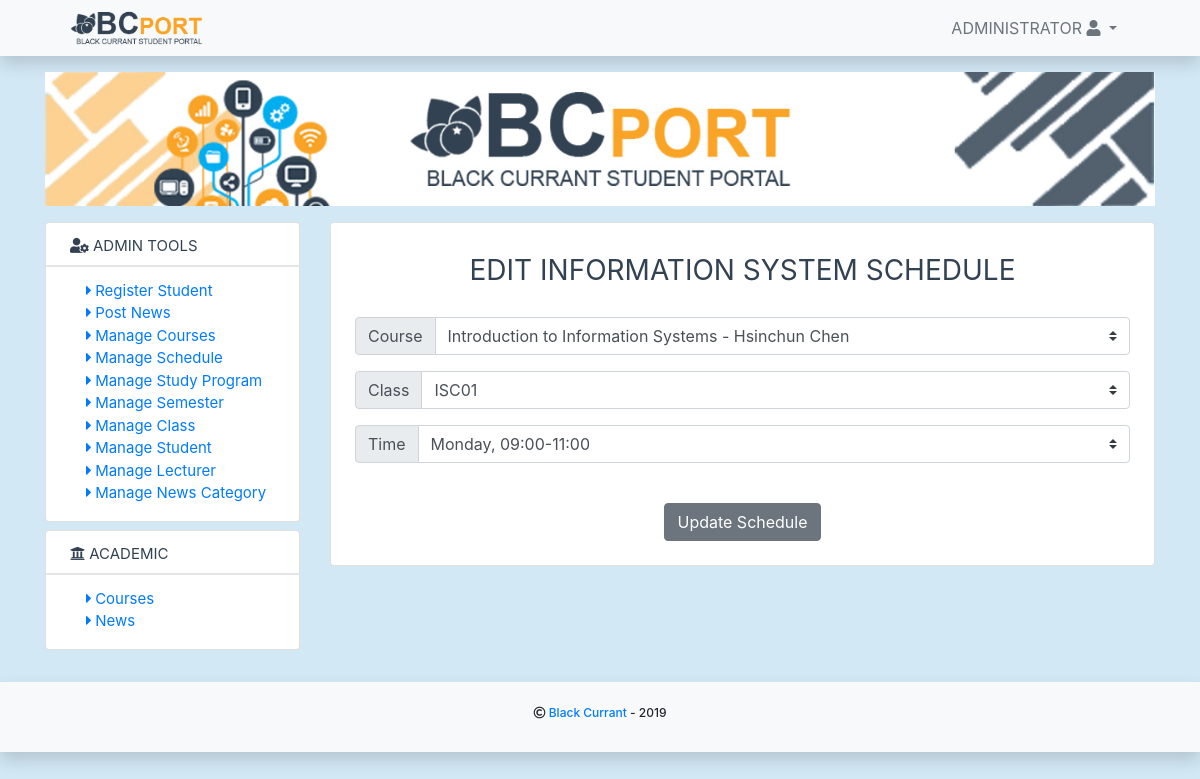
Page /index.php?page=editschedule&id=1&studyprogram=31 (signed in) on the committed database.
### tables this page shows
CREATE TABLE `tb_studyprogram` (
  `id` int(11) NOT NULL,
  `studyprogram_id` int(11) NOT NULL,
  `studyprogram` varchar(255) NOT NULL,
  `abbreviation` varchar(15) NOT NULL
);

CREATE TABLE `tb_schedule` (
  `s_id` int(11) NOT NULL,
  `schedule_id` varchar(15) NOT NULL,
  `class_name` varchar(50) NOT NULL,
  `course_id` varchar(15) NOT NULL,
  `room_name` varchar(10) NOT NULL,
  `time_id` int(11) NOT NULL
);

CREATE TABLE `tb_courses` (
  `id` int(11) NOT NULL,
  `studyprogram_id` int(11) NOT NULL,
  `course_id` varchar(15) NOT NULL,
  `course_name` varchar(100) NOT NULL,
  `semester_id` int(11) NOT NULL,
  `lecturer_id` varchar(15) NOT NULL,
  `credits` int(11) NOT NULL
);

CREATE TABLE `tb_class` (
  `id` int(11) NOT NULL,
  `room_name` varchar(10) NOT NULL,
  `quota` int(11) NOT NULL
);

CREATE TABLE `tb_time` (
  `time_id` int(11) NOT NULL,
  `day` varchar(15) NOT NULL,
  `time` varchar(15) NOT NULL
);

### core/app/studyprogram.php (called while the page is built, shortened)
<?php
    function getStudyProgramName($id) {
        global $connect;
        $sql = "SELECT * FROM tb_studyprogram WHERE studyprogram_id = '$id'";
        $query = $connect->query($sql);
        if ($query->num_rows > 0)
        {
            return $query;
        } else {
            return false;
        }
    }
?>

### core/app/schedule.php (called while the page is built, shortened)
<?php
function getOneScheduleByStudyProgram($id) {
	global $connect;
	$sql = "SELECT tb_schedule.*, tb_courses.*, tb_time.*, tb_class.*, tb_lecturer.name FROM tb_schedule INNER JOIN tb_courses ON tb_schedule.course_id = tb_courses.course_id INNER JOIN tb_time ON tb_schedule.time_id = tb_time.time_id INNER JOIN tb_class ON tb_schedule.room_name = tb_class.room_name INNER JOIN tb_lecturer ON tb_courses.lecturer_id = tb_lecturer.lecturer_id WHERE tb_schedule.s_id = '$id'";
 	$query = $connect->query($sql);
    if ($query->num_rows > 0)
    {
        return $query;
    } else {
        return false;
    }
}
 ?>

### pages/schedule/edit.php (the view, shortened to what this page needs)
<div class="text-center py-4 px-4">
	<?php
		$studyprogram_get = $_GET['studyprogram'];
		$result = getStudyProgramName($studyprogram_get);
      	if ($result != false)
      	{
          	while ($row = $result->fetch_assoc())
        {
          	$studyprogram = $row['studyprogram'];
	 ?>
	<h3 class="py-2 simple-text">Edit <?php echo $studyprogram; ?> Schedule</h3>
	<?php
			}
		}
	 ?>
	<form action="" method="POST">
		<?php
			$id_get = $_GET['id'];
			$result = getOneScheduleByStudyProgram($id_get);
			if ($result != false)
          	{
              	while ($row = $result->fetch_assoc())
            {
              	$lecturer = $row['name'];
                $course_id = $row['course_id'];
              	$course_name = $row['course_name'];
                $room_name = $row['room_name'];
                $time_id = $row['time_id'];
                $day = $row['day'];
                $time = $row['time'];
		 ?>
	  	<div class="input-group mb-3">
          <div class="input-group-prepend">
              <label class="input-group-text" for="inputGroupSelect01">Course</label>
          </div>
          <select class="custom-select" id="inputGroupSelect01" name="course">
        <option selected value="<?php echo $course_id; ?>"><?php echo $course_name; ?> - <?php echo $lecturer; ?></option>
                <?php
                	$studyprogram_get = $_GET['studyprogram'];
                  	$result = getCourseByStudyProgram($studyprogram_get);
                ?>
          </select>
      </div>
      	<div class="input-group mb-3">
          <div class="input-group-prepend">
              <label class="input-group-text" for="inputGroupSelect01">Class</label>
          </div>
          <select class="custom-select" id="inputGroupSelect01" name="class">
        	<option selected value="<?php echo $room_name; ?>"><?php echo $room_name ?></option>
                <?php
                  $result = getAllClass();
                ?>
          </select>
      </div>
      	<div class="input-group mb-3">
        	<div class="input-group-prepend">
          		<label class="input-group-text" for="inputGroupSelect01">Time</label>
        	</div>
        	<select class="custom-select" id="inputGroupSelect01" name="time">
        		<option selected value="<?php echo $time_id; ?>"><?php echo $day ?>, <?php echo $time; ?></option>
		          	<?php
		            	$result = getAllTime();
		          	?>
        	</select>
      	</div>
      	<?php
      			}
      		}
      	 ?>
      	<button type="submit" name="update" class="btn btn-secondary mt-4">Update Schedule</button>
	</form>
</div>

### assets/css/custom.css (style rules this page uses)
body { background-color: #d2e8f5; }
.simple-text { text-transform: uppercase; padding: 0.5rem 0; display: block; white-space: nowrap; color: #324252; text-decoration: none; font-weight: 400; line-height: 30px; overflow: hidden; }
* { -webkit-box-sizing: border-box; box-sizing: border-box; }
body { padding: 0; margin: 0; }

### rows in the picture
tb_studyprogram: studyprogram "INFORMATION SYSTEM"
tb_schedule: course "Introduction to Information Systems - Hsinchun Chen", class "ISC01", time "Monday, 09:00-11:00"

### other values in the picture
$userdata['name'] "ADMINISTRATOR"
